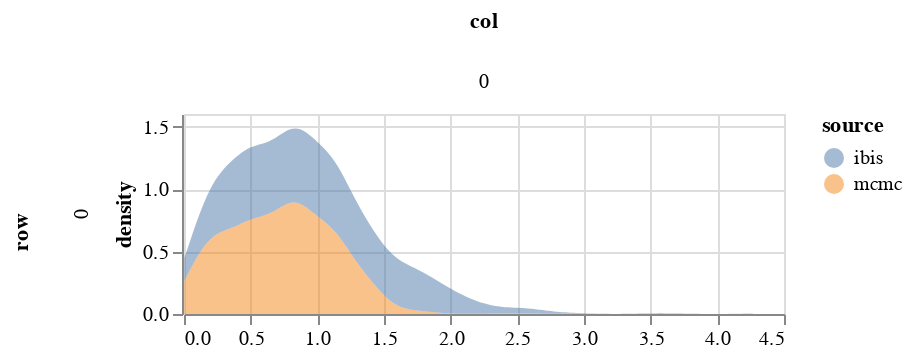

Source (notebook cell):
### Markdown cell above
## Plot MCMC samples

### Code cell
param = 'beta'
df = get_post_df(ps_mcmc[param]) 
df = df[df.row==0]
df['source'] = 'mcmc'


df3 = get_post_df(ps_smclvm[param]) 
df3 = df3[df3.row==0]
df3['source'] = 'ibis'

plot_density(pd.concat([df, df3]), height=100)

### Figure 1 — Vega-Lite specification as saved in the notebook (floating-point values rounded to 4 significant figures; data arrays with more than 128 entries replaced by an {"elided": "..."} marker saying what was removed)
{"config": {"view": {"continuousWidth": 400, "continuousHeight": 300}}, "data": {"name": "data-ab5f6c4bb08956078f1b98dc7a97b9a6"}, "mark": {"type": "area", "opacity": 0.5}, "encoding": {"color": {"type": "nominal", "field": "source"}, "column": {"type": "quantitative", "field": "col"}, "row": {"type": "quantitative", "field": "row"}, "x": {"type": "quantitative", "field": "value", "title": null}, "y": {"type": "quantitative", "field": "density"}}, "height": 100, "resolve": {"scale": {"x": "independent"}}, "transform": [{"fold": ["value"]}, {"density": "value", "groupby": ["cn", "row", "col", "source"]}], "width": 300, "$schema": "https://vega.github.io/schema/vega-lite/v4.8.1.json", "datasets": {"data-ab5f6c4bb08956078f1b98dc7a97b9a6": {"elided": "2000 records"}}}
